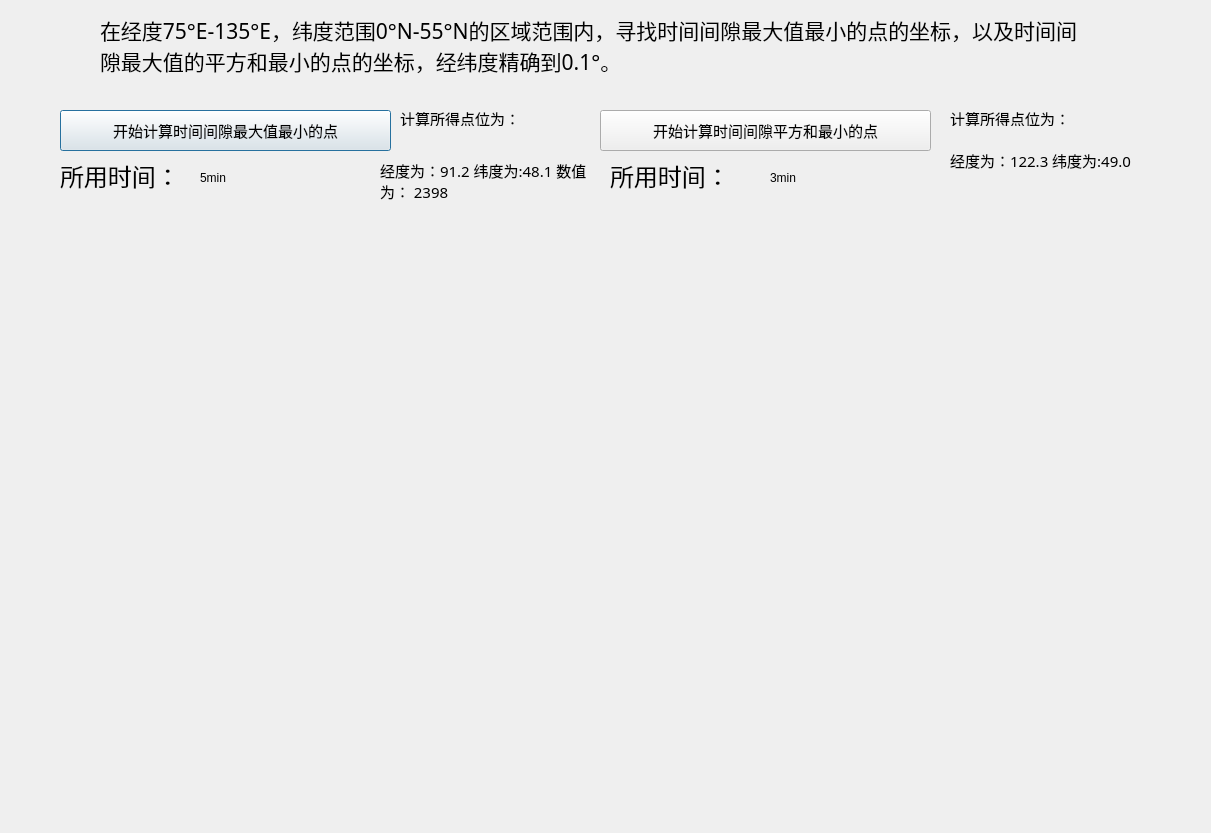
<?xml version="1.0" encoding="UTF-8"?>
<ui version="4.0">
 <class>windowstime_cal</class>
 <widget class="QDialog" name="windowstime_cal">
  <property name="geometry">
   <rect>
    <x>0</x>
    <y>0</y>
    <width>1211</width>
    <height>833</height>
   </rect>
  </property>
  <property name="windowTitle">
   <string>求取时间间隙</string>
  </property>
  <widget class="QLabel" name="label">
   <property name="geometry">
    <rect>
     <x>100</x>
     <y>0</y>
     <width>981</width>
     <height>91</height>
    </rect>
   </property>
   <property name="font">
    <font>
     <family>.PingFang SC</family>
     <pointsize>16</pointsize>
    </font>
   </property>
   <property name="lineWidth">
    <number>1</number>
   </property>
   <property name="text">
    <string>在经度75°E-135°E，纬度范围0°N-55°N的区域范围内，寻找时间间隙最大值最小的点的坐标，以及时间间隙最大值的平方和最小的点的坐标，经纬度精确到0.1°。</string>
   </property>
   <property name="wordWrap">
    <bool>true</bool>
   </property>
  </widget>
  <widget class="QPushButton" name="pushButton">
   <property name="geometry">
    <rect>
     <x>60</x>
     <y>110</y>
     <width>331</width>
     <height>41</height>
    </rect>
   </property>
   <property name="font">
    <font>
     <family>.PingFang SC</family>
     <pointsize>11</pointsize>
    </font>
   </property>
   <property name="text">
    <string>开始计算时间间隙最大值最小的点</string>
   </property>
  </widget>
  <widget class="QLabel" name="label_2">
   <property name="geometry">
    <rect>
     <x>60</x>
     <y>160</y>
     <width>141</width>
     <height>31</height>
    </rect>
   </property>
   <property name="font">
    <font>
     <family>.PingFang SC</family>
     <pointsize>18</pointsize>
    </font>
   </property>
   <property name="text">
    <string>所用时间：</string>
   </property>
  </widget>
  <widget class="QPushButton" name="pushButton_2">
   <property name="geometry">
    <rect>
     <x>600</x>
     <y>110</y>
     <width>331</width>
     <height>41</height>
    </rect>
   </property>
   <property name="font">
    <font>
     <family>.PingFang SC</family>
     <pointsize>11</pointsize>
    </font>
   </property>
   <property name="text">
    <string>开始计算时间间隙平方和最小的点</string>
   </property>
  </widget>
  <widget class="QLabel" name="label_3">
   <property name="geometry">
    <rect>
     <x>610</x>
     <y>160</y>
     <width>141</width>
     <height>31</height>
    </rect>
   </property>
   <property name="font">
    <font>
     <family>.PingFang SC</family>
     <pointsize>18</pointsize>
    </font>
   </property>
   <property name="text">
    <string>所用时间：</string>
   </property>
  </widget>
  <widget class="QLabel" name="label_time1">
   <property name="geometry">
    <rect>
     <x>200</x>
     <y>170</y>
     <width>72</width>
     <height>15</height>
    </rect>
   </property>
   <property name="text">
    <string>5min</string>
   </property>
  </widget>
  <widget class="QLabel" name="label_time2">
   <property name="geometry">
    <rect>
     <x>770</x>
     <y>170</y>
     <width>72</width>
     <height>15</height>
    </rect>
   </property>
   <property name="text">
    <string>3min</string>
   </property>
  </widget>
  <widget class="QLabel" name="label_5">
   <property name="geometry">
    <rect>
     <x>400</x>
     <y>110</y>
     <width>141</width>
     <height>16</height>
    </rect>
   </property>
   <property name="font">
    <font>
     <family>.PingFang SC</family>
     <pointsize>11</pointsize>
    </font>
   </property>
   <property name="text">
    <string>计算所得点位为：</string>
   </property>
  </widget>
  <widget class="QLabel" name="label_7">
   <property name="geometry">
    <rect>
     <x>380</x>
     <y>150</y>
     <width>221</width>
     <height>61</height>
    </rect>
   </property>
   <property name="font">
    <font>
     <family>.PingFang SC</family>
     <pointsize>11</pointsize>
    </font>
   </property>
   <property name="text">
    <string>经度为：91.2 纬度为:48.1 数值为： 2398</string>
   </property>
   <property name="wordWrap">
    <bool>true</bool>
   </property>
  </widget>
  <widget class="QLabel" name="label_8">
   <property name="geometry">
    <rect>
     <x>950</x>
     <y>130</y>
     <width>181</width>
     <height>61</height>
    </rect>
   </property>
   <property name="font">
    <font>
     <family>.PingFang SC</family>
     <pointsize>11</pointsize>
    </font>
   </property>
   <property name="text">
    <string>经度为：122.3 纬度为:49.0 </string>
   </property>
   <property name="wordWrap">
    <bool>true</bool>
   </property>
  </widget>
  <widget class="QLabel" name="label_9">
   <property name="geometry">
    <rect>
     <x>950</x>
     <y>110</y>
     <width>141</width>
     <height>16</height>
    </rect>
   </property>
   <property name="font">
    <font>
     <family>.PingFang SC</family>
     <pointsize>11</pointsize>
    </font>
   </property>
   <property name="text">
    <string>计算所得点位为：</string>
   </property>
  </widget>
  <widget class="QLabel" name="label_4">
   <property name="geometry">
    <rect>
     <x>10</x>
     <y>240</y>
     <width>591</width>
     <height>561</height>
    </rect>
   </property>
   <property name="text">
    <string/>
   </property>
   <property name="pixmap">
    <pixmap resource="pic.qrc">:/pic/1.jpg</pixmap>
   </property>
  </widget>
  <widget class="QLabel" name="label_6">
   <property name="geometry">
    <rect>
     <x>610</x>
     <y>230</y>
     <width>591</width>
     <height>581</height>
    </rect>
   </property>
   <property name="text">
    <string/>
   </property>
   <property name="pixmap">
    <pixmap resource="pic.qrc">:/pic/2.jpg</pixmap>
   </property>
  </widget>
 </widget>
 <resources>
  <include location="../pic.qrc"/>
  <include location="pic.qrc"/>
 </resources>
 <connections/>
</ui>
